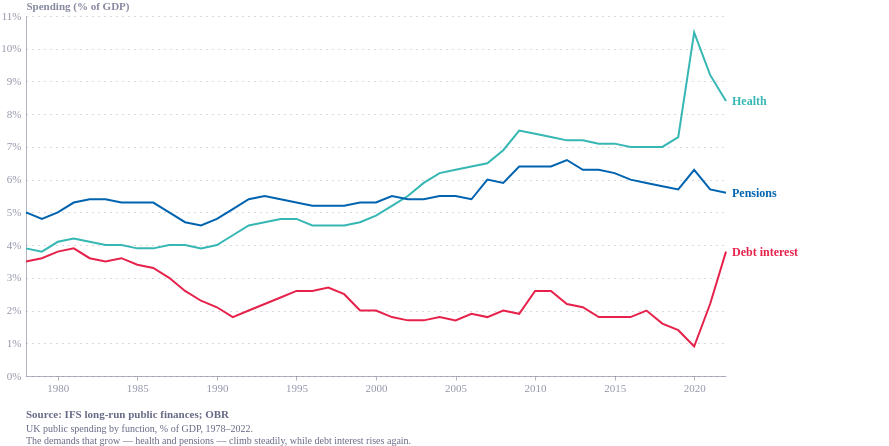

Source (notebook cell):
### Code cell
import pandas as pd
import altair as alt
from ecostyles import EcoStyles

styles = EcoStyles(); styles.register_and_enable_theme()

# IFS long-run spending as % of GDP. Health, Pensioner social security, PS net debt interest.
# 1978-79 to 2022-23 (overlap window where all three are populated).
data = [
 (1978,3.9,5.0,3.5),(1979,3.8,4.8,3.6),(1980,4.1,5.0,3.8),(1981,4.2,5.3,3.9),
 (1982,4.1,5.4,3.6),(1983,4.0,5.4,3.5),(1984,4.0,5.3,3.6),(1985,3.9,5.3,3.4),
 (1986,3.9,5.3,3.3),(1987,4.0,5.0,3.0),(1988,4.0,4.7,2.6),(1989,3.9,4.6,2.3),
 (1990,4.0,4.8,2.1),(1991,4.3,5.1,1.8),(1992,4.6,5.4,2.0),(1993,4.7,5.5,2.2),
 (1994,4.8,5.4,2.4),(1995,4.8,5.3,2.6),(1996,4.6,5.2,2.6),(1997,4.6,5.2,2.7),
 (1998,4.6,5.2,2.5),(1999,4.7,5.3,2.0),(2000,4.9,5.3,2.0),(2001,5.2,5.5,1.8),
 (2002,5.5,5.4,1.7),(2003,5.9,5.4,1.7),(2004,6.2,5.5,1.8),(2005,6.3,5.5,1.7),
 (2006,6.4,5.4,1.9),(2007,6.5,6.0,1.8),(2008,6.9,5.9,2.0),(2009,7.5,6.4,1.9),
 (2010,7.4,6.4,2.6),(2011,7.3,6.4,2.6),(2012,7.2,6.6,2.2),(2013,7.2,6.3,2.1),
 (2014,7.1,6.3,1.8),(2015,7.1,6.2,1.8),(2016,7.0,6.0,1.8),(2017,7.0,5.9,2.0),
 (2018,7.0,5.8,1.6),(2019,7.3,5.7,1.4),(2020,10.5,6.3,0.9),(2021,9.2,5.7,2.2),
 (2022,8.4,5.6,3.8),
]
df = pd.DataFrame(data, columns=["year","Health","Pensions","Debt interest"])
long = df.melt("year", var_name="cat", value_name="pct")
long["date"] = pd.to_datetime(long["year"], format="%Y")

order = ["Health","Pensions","Debt interest"]
# Health + pensions = rising public goods (teal/blue); debt interest = the squeeze (red)
palette = {"Health":"#36B7B4","Pensions":"#0063AF","Debt interest":"#E6224B"}
color = alt.Color("cat:N", scale=alt.Scale(domain=order,
    range=[palette[c] for c in order]), legend=None)

lines = alt.Chart(long).mark_line(strokeWidth=2).encode(
    x=alt.X("date:T", axis=alt.Axis(format="%Y", tickCount=8), title=None),
    y=alt.Y("pct:Q", scale=alt.Scale(domain=[0,11]), title="Spending (% of GDP)",
            axis=alt.Axis(labelExpr="datum.label + '%'")),
    color=color, detail="cat:N")
labels = alt.Chart(long).mark_text(align="left", dx=6, fontSize=12, fontWeight="bold").encode(
    x=alt.X("date:T", aggregate="max"),
    y=alt.Y("pct:Q", aggregate={"argmax":"date"}),
    text="cat:N", color=color)

caption = alt.Title(
    text="Source: IFS long-run public finances; OBR",
    subtitle=[
        "UK public spending by function, % of GDP, 1978–2022.",
        "The demands that grow — health and pensions — climb steadily, while debt interest rises again.",
    ],
    orient="bottom", anchor="start", fontSize=11, subtitleFontSize=10,
    color="#676A86", subtitleColor="#676A86", dy=12)

chart = (
    (lines + labels)
    .properties(width=700, height=360, padding={"right":90}, title=caption)
    .configure(background="white", font="Circular Std")
    .configure_view(fill="transparent", stroke="transparent"))

styles.save(chart, path=".",name="spending_composition", svg=True)
chart

### Figure 1 — Vega-Lite specification as saved in the notebook (floating-point values rounded to 4 significant figures; data arrays with more than 128 entries replaced by an {"elided": "..."} marker saying what was removed)
{"config": {"font": "Circular Std", "text": {"color": "#676A86", "align": "left", "baseline": "middle", "dx": 7, "dy": 0, "fontSize": 11}, "view": {"stroke": "transparent", "continuousWidth": 400, "continuousHeight": 300, "discreteWidth": 400, "discreteHeight": 300, "fill": "transparent"}, "range": {"category": ["#36B7B4", "#E6224B", "#F4C245", "#0063AF", "#00A767", "#179FDB", "#EB5C2E"], "diverging": ["#E6224B", "#E54753", "#C9C9C9", "#179FDB", "#122B39"], "heatmap": ["#C9C9C9", "#179FDB", "#0063AF", "#122B39"], "ordinal": ["#00A767", "#36B7B4", "#179FDB", "#0063AF", "#243B5A"]}, "bar": {"color": "#179fdb"}, "line": {"color": "#e6224b"}, "rule": {"color": "#676A86"}, "area": {"opacity": 0.3}, "point": {"filled": true, "size": 80, "color": "#e6224b", "opacity": 0.95}, "geoshape": {"stroke": "white", "strokeWidth": 0.3}, "rect": {"fill": "#d6d4d4", "opacity": 0.3}, "axis": {"labelColor": "#676A86", "labelFontSize": 11, "labelFont": "Circular Std", "labelOpacity": 0.7, "tickColor": "#676A86", "tickOpacity": 0.5, "domainColor": "#676A86", "domainOpacity": 0.5, "gridColor": "#676A86", "gridDash": [2, 2], "gridOpacity": 0.5, "title": null, "titleColor": "#676A86", "titleOpacity": 0.8, "tickSize": 4}, "axisXDiscrete": {"grid": false, "labelAngle": 0, "tickCount": 10, "tickOpacity": 0.5, "title": null}, "axisYDiscrete": {"ticks": false, "labelPadding": 5}, "axisXTemporal": {"grid": false, "ticks": true}, "axisXQuantitative": {"grid": true}, "axisYQuantitative": {"gridColor": "#676A86", "gridDash": [1, 5], "gridOpacity": 0.5, "ticks": false, "labelPadding": 5, "tickCount": 8, "titleAngle": 0, "titleAlign": "left", "titleBaseline": "bottom", "titleX": 0, "titleY": -5}, "title": {"color": "#676A86E6", "subtitleColor": "#676A86", "font": "Circular Std", "subtitleFont": "Circular Std", "anchor": "start", "fontSize": 14, "subtitleFontSize": 12, "subtitlePadding": 4, "offset": 0, "frame": "group"}, "legend": {"titleColor": "#122b39", "title": null, "labelColor": "#122b39", "labelFontSize": 11}, "background": "white"}, "layer": [{"mark": {"type": "line", "strokeWidth": 2}, "encoding": {"color": {"field": "cat", "legend": null, "scale": {"domain": ["Health", "Pensions", "Debt interest"], "range": ["#36B7B4", "#0063AF", "#E6224B"]}, "type": "nominal"}, "detail": {"field": "cat", "type": "nominal"}, "x": {"axis": {"format": "%Y", "tickCount": 8}, "field": "date", "title": null, "type": "temporal"}, "y": {"axis": {"labelExpr": "datum.label + '%'"}, "field": "pct", "scale": {"domain": [0, 11]}, "title": "Spending (% of GDP)", "type": "quantitative"}}}, {"mark": {"type": "text", "align": "left", "dx": 6, "fontSize": 12, "fontWeight": "bold"}, "encoding": {"color": {"field": "cat", "legend": null, "scale": {"domain": ["Health", "Pensions", "Debt interest"], "range": ["#36B7B4", "#0063AF", "#E6224B"]}, "type": "nominal"}, "text": {"field": "cat", "type": "nominal"}, "x": {"aggregate": "max", "field": "date", "type": "temporal"}, "y": {"aggregate": {"argmax": "date"}, "field": "pct", "type": "quantitative"}}}], "data": {"name": "data-c02f6a014d3917cbb46c1a0938cbdd3e"}, "height": 360, "padding": {"right": 90}, "title": {"text": "Source: IFS long-run public finances; OBR", "anchor": "start", "color": "#676A86", "dy": 12, "fontSize": 11, "orient": "bottom", "subtitle": ["UK public spending by function, % of GDP, 1978–2022.", "The demands that grow — health and pensions — climb steadily, while debt interest rises again."], "subtitleColor": "#676A86", "subtitleFontSize": 10}, "width": 700, "$schema": "https://vega.github.io/schema/vega-lite/v6.4.1.json", "datasets": {"data-c02f6a014d3917cbb46c1a0938cbdd3e": {"elided": "135 records"}}}
